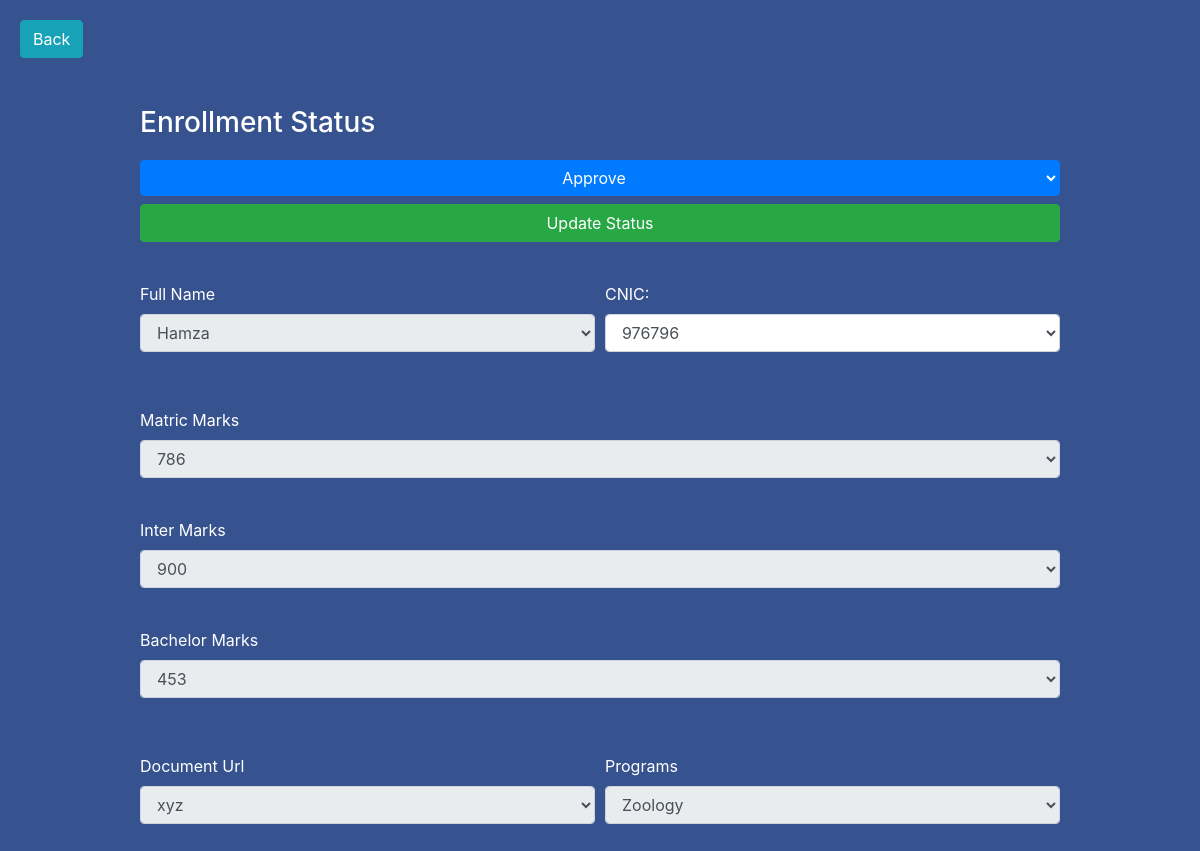
The page /status_student.php?upd=4 on the database its author committed.
### tables this page shows
CREATE TABLE `student` (
  `student_id` int(11) NOT NULL,
  `student_name` varchar(244) NOT NULL,
  `student_father` varchar(244) NOT NULL,
  `student_cnic` varchar(244) NOT NULL,
  `student_address` varchar(244) NOT NULL,
  `student_programs` varchar(244) NOT NULL,
  `student_matric` varchar(244) NOT NULL,
  `student_intermediate` varchar(244) NOT NULL,
  `student_bise` varchar(244) NOT NULL,
  `student_bachelor` varchar(244) NOT NULL,
  `student_document` varchar(244) NOT NULL,
  `student_status` varchar(244) NOT NULL
);

### status_student.php (the view, shortened to what this page needs)
<!DOCTYPE html>
<html lang="en">
<head>
  <link rel="stylesheet" href="https://cdnjs.cloudflare.com/ajax/libs/font-awesome/4.7.0/css/font-awesome.min.css" />
  <link rel="stylesheet" href="https://cdn.jsdelivr.net/npm/bootstrap@4.6.1/dist/css/bootstrap.min.css" />
  <link rel="stylesheet" href="adminstyle.css" />
</head>
<body>
  <a href="submissions.php"><button class="btn btn-info btn-sync" style="margin-top: 20px; margin-left: 20px">
      Back
    </button></a>
  <div class="container text-white">
    <div class="row">
      <div class="col-lg-10 col-md-10 col-10 offset-lg-1 offset-md-1 offset-1 m-top-20">
        <div class="d-flex justify-content-left">
          <h3 class="text-left text-white pt-5 h3" style="margin-bottom: 20px">
            Enrollment Status
          </h3>
        </div>
        <form action="" method="post">
          <select class="btn btn-primary w-100" name="status" id="status">
            <option value="Approved">Approve</option>
          </select>
          <input type="submit" value="Update Status" name="save" class="btn btn-success w-100 mt-2">
          <div class="form-row">
            <div class="form-group col-md-6">
              <label for="inputEmail4">Full Name</label>
              <select name="name" class="form-control" id="name" placeholder="Full Name" readonly>
                <?php
                $conn = mysqli_connect('localhost', 'root', '', 'online_portal');
                $id = $_REQUEST['upd'];
                $result = mysqli_query($conn, "SELECT * FROM student WHERE student_id='$id'");
                $data = mysqli_fetch_assoc($result);
                ?>
                <option value=""><?php echo $data["student_name"] ?></option>
              </select>
            </div>
            <div class="form-group col-md-6">
              <label for="inputPassword4">CNIC:</label>
              <select name="cnic" class="form-control" id="cnic">
                <?php
                $conn = mysqli_connect('localhost', 'root', '', 'online_portal');
                $id = $_REQUEST['upd'];
                $result = mysqli_query($conn, "SELECT * FROM student WHERE student_id='$id'");
                $data = mysqli_fetch_assoc($result);
                ?>
                <option value=""><?php echo $data["student_cnic"] ?></option>
              </select>
            </div>
          </div>
          <div class="form-group">
            <label for="inputAddress">Matric Marks</label>
            <select name="matric" class="form-control" id="matric" placeholder="Matric Marks" readonly>
              <?php
              $conn = mysqli_connect('localhost', 'root', '', 'online_portal');
              $id = $_REQUEST['upd'];
              $result = mysqli_query($conn, "SELECT * FROM student WHERE student_id='$id'");
              $data = mysqli_fetch_assoc($result);
              ?>
              <option value=""><?php echo $data["student_matric"] ?></option>
            </select>
          </div>
          <div class="form-group">
            <label for="inputAddress2">Inter Marks</label>
            <select name="intermediate" class="form-control" id="intermediate" placeholder="Inter Marks" readonly>
              <?php
              $conn = mysqli_connect('localhost', 'root', '', 'online_portal');
              $id = $_REQUEST['upd'];
              $result = mysqli_query($conn, "SELECT * FROM student WHERE student_id='$id'");
              $data = mysqli_fetch_assoc($result);
              ?>
              <option value=""><?php echo $data["student_intermediate"] ?></option>
            </select>
          </div>
          <div class="form-group">
            <label for="inputAddress2">Bachelor Marks</label>
            <select name="bachelor" class="form-control" id="bachelor" placeholder="Bachelor Marks" readonly>
              <?php
              $conn = mysqli_connect('localhost', 'root', '', 'online_portal');
              $id = $_REQUEST['upd'];
              $result = mysqli_query($conn, "SELECT * FROM student WHERE student_id='$id'");
              $data = mysqli_fetch_assoc($result);
              ?>
              <option value=""><?php echo $data["student_bachelor"] ?></option>
            </select>
          </div>
          <div class="form-row">
            <div class="form-group col-md-6">
              <label for="inputCity">Document Url</label>
              <select name="document" class="form-control" id="document" placeholder="" readonly>
                <?php
                $conn = mysqli_connect('localhost', 'root', '', 'online_portal');
                $id = $_REQUEST['upd'];
                $result = mysqli_query($conn, "SELECT * FROM student WHERE student_id='$id'");
                $data = mysqli_fetch_assoc($result);
                ?>
                <option value=""><?php echo $data["student_document"] ?></option>
              </select>
            </div>
            <div class="form-group col-md-6">
              <label for="inputCity">Programs</label>
              <select name="programs" class="form-control" id="programs" placeholder="" readonly>
                <?php
                $conn = mysqli_connect('localhost', 'root', '', 'online_portal');
                $id = $_REQUEST['upd'];
                $result = mysqli_query($conn, "SELECT * FROM student WHERE student_id='$id'");
                $data = mysqli_fetch_array($result)
                ?>
                <option value="<?php echo $data["student_id"] ?>"><?php echo $data["student_programs"] ?></option>
              </select>
            </div>
          </div>
        </form>
      </div>
    </div>
  </div>
</body>
</html>

### adminstyle.css (style rules this page uses)
body { margin: 0; padding: 0; background-color: #37538f; height: 100vh; }
.container { height: 100vh!important; width: 100%!important; }
.form-group { margin-bottom: 1rem; margin-top: 40px; }

### rows shown on the page
student: name "Hamza", cnic "976796", matric "786", intermediate "900", bachelor "453", document "xyz", programs "Zoology"
